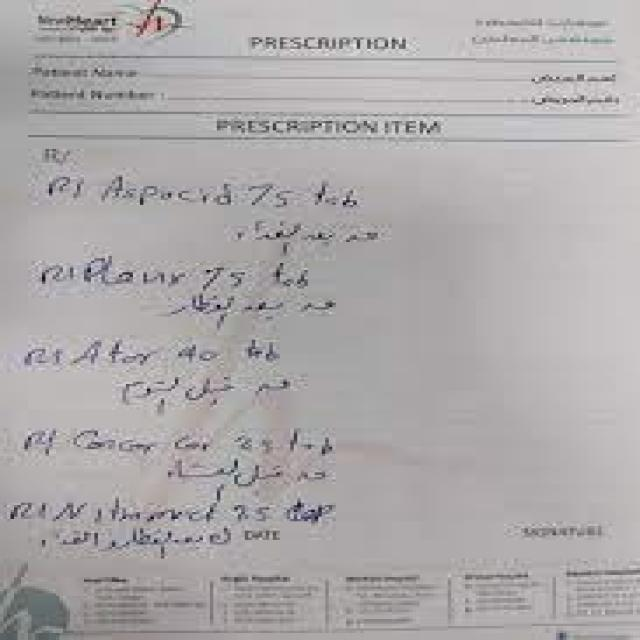
#> input picture prescription-ocr/raw-images/handwritten/images-1-_jpg.rf.e4a5898b81ca58d1591d065004289529.jpg, 640 x 640 px
$ python -i preprocess.py   (imports and definitions only)
#> lines starting #> are read from the running program, lines starting #| are printed output that depends on the picture; after the words box and inside, x2 and y2 are one past the last pixel; in counts of white or black regions, pixels touching at a corner belong together
"""Engine-aware image preprocessing for prescription OCR.

Key insight: deep-learning recognizers (TrOCR, Google Vision, Gemini, GPT-4o)
are trained on *natural* images. Hard binarization / adaptive thresholding helps
classic Tesseract but actively HURTS these models. So we expose two modes:

* ``prepare_for_deep_model`` -> deskew, denoise, contrast (CLAHE), upscale.
  Keeps a natural grayscale/colour image. Use for Gemini/GPT-4o/Vision/TrOCR.
* ``prepare_for_classic`` -> the above + adaptive threshold. Use for Tesseract.

All functions are defensive: if OpenCV isn't available or a step fails, they
degrade gracefully and return the best image they have.
"""

from __future__ import annotations

from pathlib import Path

import numpy as np

try:
    import cv2
except Exception:  # pragma: no cover
    cv2 = None  # type: ignore


# Target longer-edge size. Upscaling small/blurry scans is the single biggest
# cheap win; downscaling huge photos keeps API payloads + latency sane.
_MAX_EDGE = 2200
_MIN_EDGE = 1000


def _read(image_path: str) -> "np.ndarray":
    img = cv2.imread(image_path, cv2.IMREAD_COLOR)
#> img is the input picture: shape (640, 640, 3); mean B, G, R 171.5, 170.6, 173.9
    if img is None:
        raise ValueError(f"Could not read image: {image_path}")
    return img


def _resize_to_band(img: "np.ndarray") -> "np.ndarray":
    h, w = img.shape[:2]
#> h = 640; w = 640
    longest = max(h, w)
#> longest = 640
    scale = 1.0
    if longest > _MAX_EDGE:
        scale = _MAX_EDGE / longest
    elif longest < _MIN_EDGE:
        scale = _MIN_EDGE / longest
#> scale = 1.56
    if scale != 1.0:
        interp = cv2.INTER_AREA if scale < 1 else cv2.INTER_CUBIC
#> interp = 2
        img = cv2.resize(img, None, fx=scale, fy=scale, interpolation=interp)
#> img: shape (1000, 1000, 3)
    return img


def _deskew(gray: "np.ndarray") -> "np.ndarray":
    """Estimate small skew from text pixel orientation and rotate to correct it.

    Handles the common case of a slightly tilted scan/photo. Large 90/180 deg
    rotations are better left to the OCR engine (Vision/Gemini handle them).
    """
    inv = cv2.bitwise_not(gray)
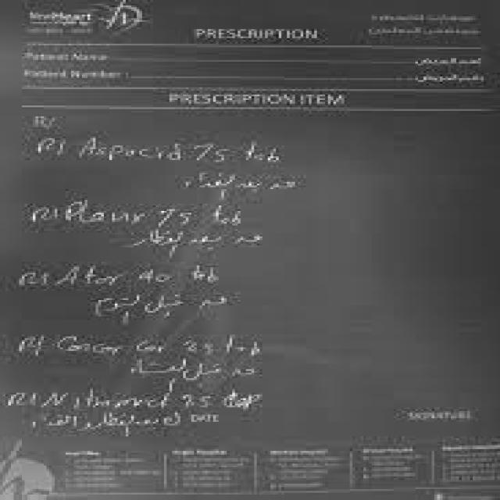
#> inv: shape (1000, 1000) (shown at 1/2 size); min 0, max 255, mean 83.5
    thr = cv2.threshold(inv, 0, 255, cv2.THRESH_BINARY + cv2.THRESH_OTSU)[1]
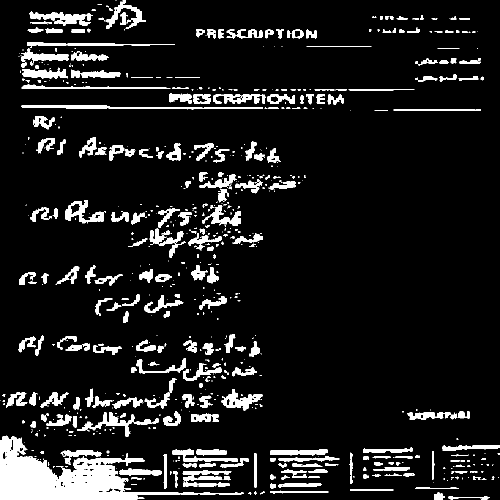
#> thr: shape (1000, 1000) (shown at 1/2 size); 9.8% white; 736 white regions (456 under 20 px), largest, box (x1, y1, x2, y2) and area: (0, 871, 488, 1000) 21041, (43, 211, 526, 219) 1978, (59, 23, 185, 52) 1678
    coords = np.column_stack(np.where(thr > 0))
#> coords = 98250 pairs, first value 0 to 999, second value 0 to 999
    if coords.shape[0] < 50:
        return gray
    angle = cv2.minAreaRect(coords)[-1]
#> angle = -90
    if angle < -45:
        angle = 90 + angle
#> angle = 0
    # Only correct meaningful-but-small tilts; ignore noise and big rotations.
    if abs(angle) < 0.5 or abs(angle) > 20:
        return gray
    h, w = gray.shape[:2]
    m = cv2.getRotationMatrix2D((w / 2, h / 2), angle, 1.0)
    return cv2.warpAffine(
        gray, m, (w, h), flags=cv2.INTER_CUBIC, borderMode=cv2.BORDER_REPLICATE
    )


def _enhance(gray: "np.ndarray") -> "np.ndarray":
    # Non-local-means denoise (preserves stroke edges better than blur).
    den = cv2.fastNlMeansDenoising(gray, None, h=10, templateWindowSize=7,
                                   searchWindowSize=21)
    # CLAHE: local contrast boost so faint pen strokes pop without blowing out.
    clahe = cv2.createCLAHE(clipLimit=2.5, tileGridSize=(8, 8))
    return clahe.apply(den)
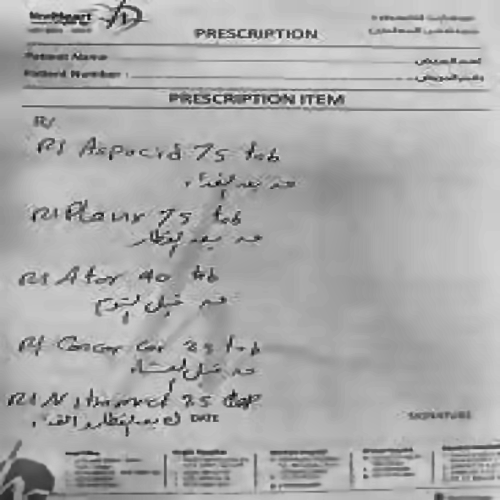
#> returned value: shape (1000, 1000) (shown at 1/2 size); min 1, max 251, mean 170.8


def _common(image_path: str) -> "np.ndarray":
    img = _read(image_path)
    img = _resize_to_band(img)
    gray = cv2.cvtColor(img, cv2.COLOR_BGR2GRAY)
    gray = _deskew(gray)
    gray = _enhance(gray)
    return gray


def prepare_for_deep_model(image_path: str, out_dir: str) -> str:
    """Preprocess for deep recognizers. Returns path to the processed image.

    If OpenCV is missing or anything fails, returns the original path so the
    pipeline can still run.
    """
    if cv2 is None:
        return image_path
    try:
        gray = _common(image_path)
        out = str(Path(out_dir) / (Path(image_path).stem + "_deep.png"))
        cv2.imwrite(out, gray)
        return out
    except Exception:  # noqa: BLE001
        return image_path


def prepare_for_classic(image_path: str, out_dir: str) -> str:
    """Preprocess for classic OCR (Tesseract): adds adaptive thresholding."""
    if cv2 is None:
        return image_path
    try:
        gray = _common(image_path)
        thr = cv2.adaptiveThreshold(
            gray, 255, cv2.ADAPTIVE_THRESH_GAUSSIAN_C,
            cv2.THRESH_BINARY, 31, 11,
        )
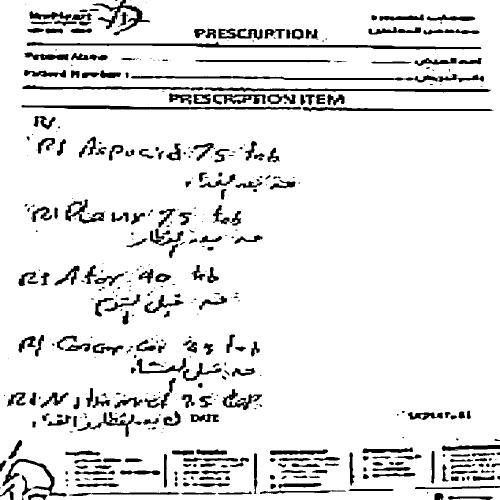
#> thr: shape (1000, 1000) (shown at 1/2 size); 90.4% white; 461 black regions (170 under 20 px), largest, box (x1, y1, x2, y2) and area: (53, 83, 963, 99) 4476, (43, 210, 603, 220) 2916, (409, 174, 981, 185) 2832
        out = str(Path(out_dir) / (Path(image_path).stem + "_classic.png"))
        cv2.imwrite(out, thr)
        return out
    except Exception:  # noqa: BLE001
        return image_path

>>> result = prepare_for_classic('../../prescription-ocr/raw-images/handwritten/images-1-_jpg.rf.e4a5898b81ca58d1591d065004289529.jpg', 'out.png')

$ run again, on prescription-ocr/raw-images/handwritten/images-3-_jpg.rf.323c08070b48af1d0843b84fa3d5c927.jpg
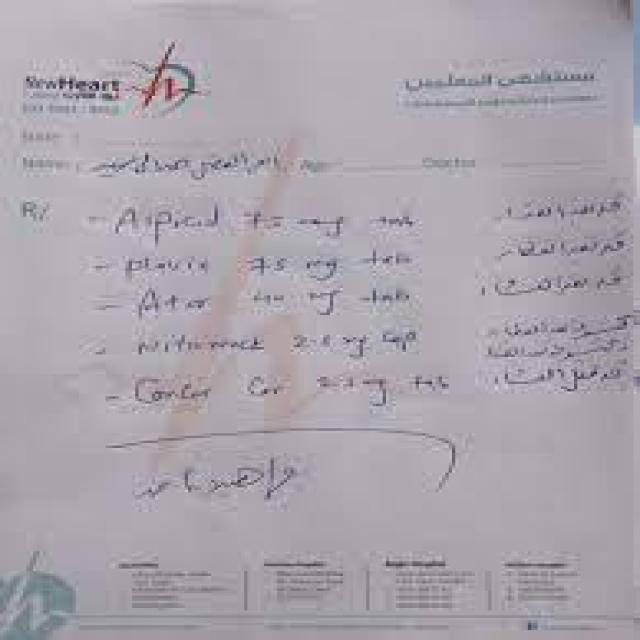
#> input picture prescription-ocr/raw-images/handwritten/images-3-_jpg.rf.323c08070b48af1d0843b84fa3d5c927.jpg, 640 x 640 px
#> in _read, img is the input picture: shape (640, 640, 3); mean B, G, R 172.9, 164.9, 170.8
#> img: shape (1000, 1000, 3)
#> in _deskew, `thr = cv2.threshold(inv, 0, 255, cv2.THRESH_BINARY + cv2.THRESH_OTSU)[1]`:
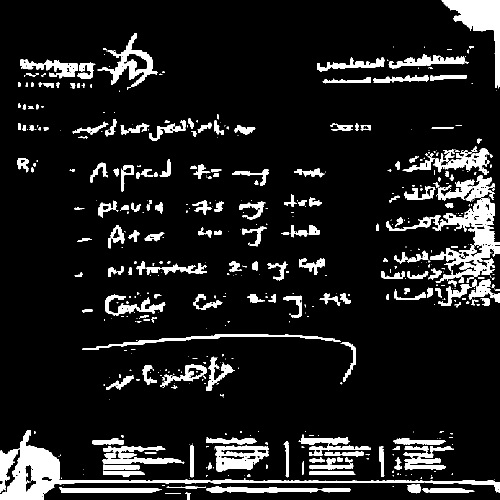
#> thr: shape (1000, 1000) (shown at 1/2 size); 10.7% white; 579 white regions (355 under 20 px), largest, box (x1, y1, x2, y2) and area: (0, 860, 1000, 1000) 12588, (773, 396, 1000, 566) 9079, (883, 0, 1000, 177) 6427
#> coords = 106961 pairs, first value 0 to 999, second value 0 to 999
#> in _deskew, `angle = cv2.minAreaRect(coords)[-1]`: angle = -90
#> in _deskew, `angle = 90 + angle`: angle = 0
#> in prepare_for_classic, `thr = cv2.adaptiveThreshold( gray, 255, cv2.ADAPTIVE_THRESH_GAUSSIAN_C..`:
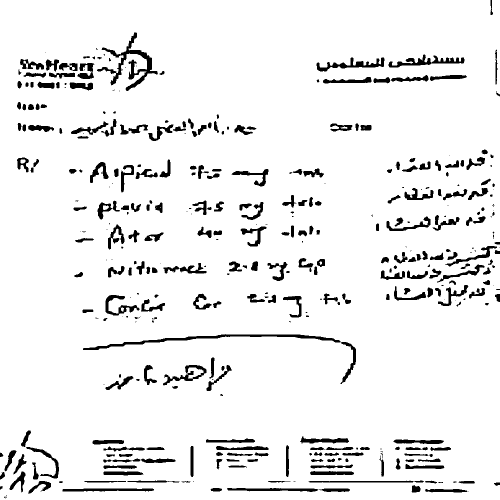
#> thr: shape (1000, 1000) (shown at 1/2 size); 93% white; 397 black regions (111 under 20 px), largest, box (x1, y1, x2, y2) and area: (194, 65, 316, 182) 2874, (166, 668, 681, 700) 2628, (777, 109, 929, 135) 1389

$ run again, on prescription-ocr/raw-images/handwritten/images-5-_jpg.rf.f5eb0646006caafd221bfa7d9062ae96.jpg
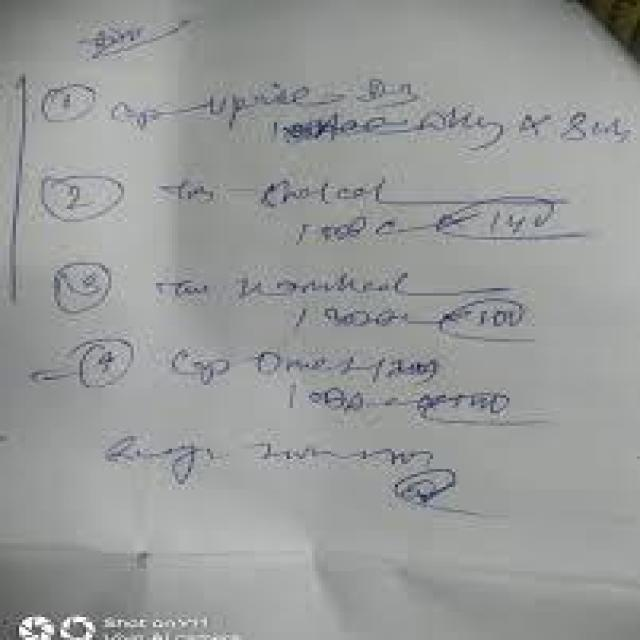
#> input picture prescription-ocr/raw-images/handwritten/images-5-_jpg.rf.f5eb0646006caafd221bfa7d9062ae96.jpg, 640 x 640 px
#> in _read, img is the input picture: shape (640, 640, 3); mean B, G, R 153.9, 154.6, 152.7
#> img: shape (1000, 1000, 3)
#> in _deskew, `thr = cv2.threshold(inv, 0, 255, cv2.THRESH_BINARY + cv2.THRESH_OTSU)[1]`:
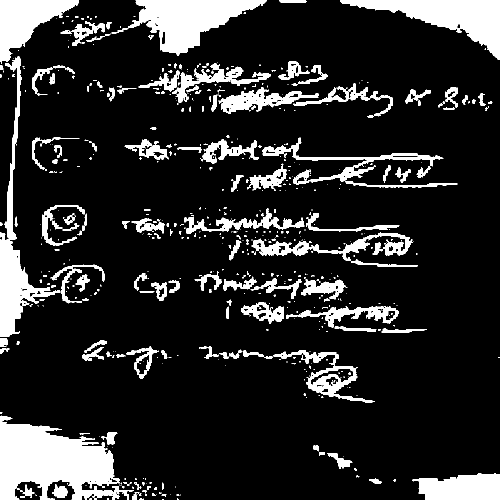
#> thr: shape (1000, 1000) (shown at 1/2 size); 15.4% white; 660 white regions (469 under 20 px), largest, box (x1, y1, x2, y2) and area: (0, 843, 266, 1000) 25752, (223, 0, 533, 112) 15156, (680, 0, 1000, 120) 14326
#> coords = 153946 pairs, first value 0 to 999, second value 0 to 999
#> in _deskew, `angle = cv2.minAreaRect(coords)[-1]`: angle = -90
#> in _deskew, `angle = 90 + angle`: angle = 0
#> in prepare_for_classic, `thr = cv2.adaptiveThreshold( gray, 255, cv2.ADAPTIVE_THRESH_GAUSSIAN_C..`:
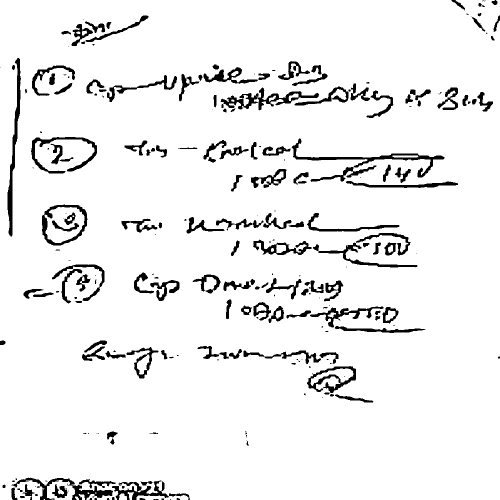
#> thr: shape (1000, 1000) (shown at 1/2 size); 93.4% white; 248 black regions (99 under 20 px), largest, box (x1, y1, x2, y2) and area: (583, 277, 889, 364) 3637, (15, 116, 42, 473) 2533, (441, 175, 638, 221) 2465
